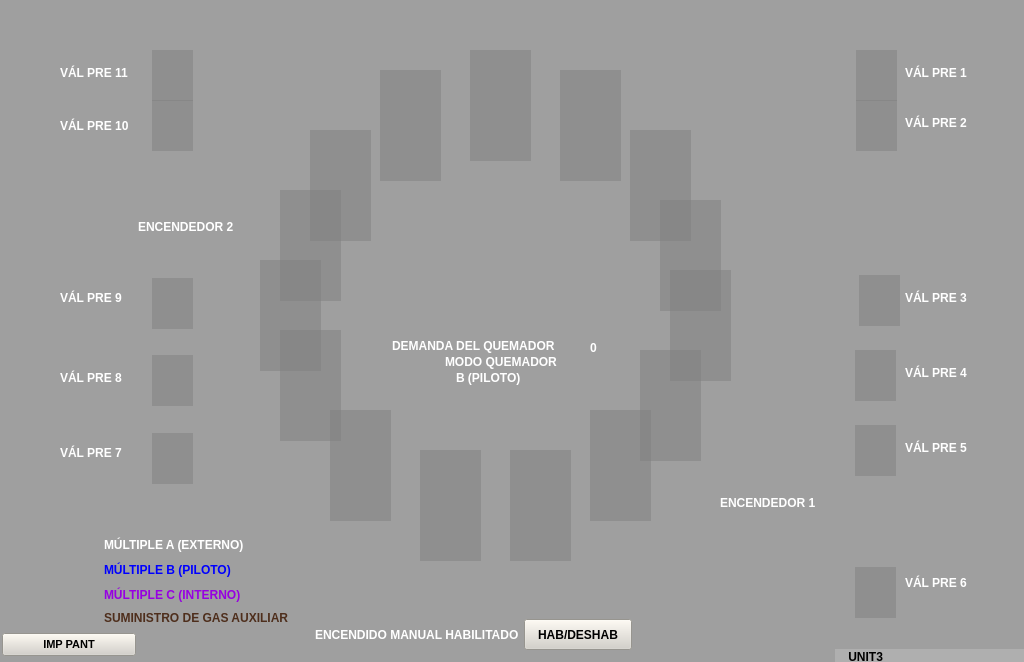
<?xml version="1.0" encoding="UTF-8"?>
<ui version="4.0">
 <class>B8</class>
 <widget class="QWidget" name="B8">
  <property name="geometry">
   <rect>
    <x>0</x>
    <y>0</y>
    <width>1024</width>
    <height>662</height>
   </rect>
  </property>
  <property name="windowTitle">
   <string>Form</string>
  </property>
  <property name="styleSheet">
   <string notr="true">background-color: rgba(128, 128, 128, 128);</string>
  </property>
  <widget class="QLabel" name="lbIMGFondo">
   <property name="geometry">
    <rect>
     <x>0</x>
     <y>0</y>
     <width>1024</width>
     <height>662</height>
    </rect>
   </property>
   <property name="styleSheet">
    <string notr="true">background-color: rgba(255, 255, 255, 0);</string>
   </property>
   <property name="text">
    <string/>
   </property>
   <property name="pixmap">
    <pixmap resource="../Resources.qrc">:/Resources/PNG/B8.png</pixmap>
   </property>
   <property name="scaledContents">
    <bool>true</bool>
   </property>
  </widget>
  <widget class="AWMultiObject" name="aValvula_0">
   <property name="geometry">
    <rect>
     <x>152</x>
     <y>50</y>
     <width>41</width>
     <height>51</height>
    </rect>
   </property>
   <property name="ElementType">
    <enum>AWMultiObject::VALCUAD2</enum>
   </property>
  </widget>
  <widget class="AWMultiObject" name="aValvula_1">
   <property name="geometry">
    <rect>
     <x>152</x>
     <y>100</y>
     <width>41</width>
     <height>51</height>
    </rect>
   </property>
   <property name="ElementType">
    <enum>AWMultiObject::VALCUAD2</enum>
   </property>
  </widget>
  <widget class="AWMultiObject" name="aValvula_2">
   <property name="geometry">
    <rect>
     <x>152</x>
     <y>278</y>
     <width>41</width>
     <height>51</height>
    </rect>
   </property>
   <property name="ElementType">
    <enum>AWMultiObject::VALCUAD2</enum>
   </property>
  </widget>
  <widget class="AWMultiObject" name="aValvula_3">
   <property name="geometry">
    <rect>
     <x>152</x>
     <y>355</y>
     <width>41</width>
     <height>51</height>
    </rect>
   </property>
   <property name="ElementType">
    <enum>AWMultiObject::VALCUAD2</enum>
   </property>
  </widget>
  <widget class="AWMultiObject" name="aValvula_4">
   <property name="geometry">
    <rect>
     <x>152</x>
     <y>433</y>
     <width>41</width>
     <height>51</height>
    </rect>
   </property>
   <property name="ElementType">
    <enum>AWMultiObject::VALCUAD2</enum>
   </property>
  </widget>
  <widget class="AWMultiObject" name="aValvula_5">
   <property name="geometry">
    <rect>
     <x>855</x>
     <y>567</y>
     <width>41</width>
     <height>51</height>
    </rect>
   </property>
   <property name="ElementType">
    <enum>AWMultiObject::VALCUAD2</enum>
   </property>
  </widget>
  <widget class="AWMultiObject" name="aValvula_6">
   <property name="geometry">
    <rect>
     <x>855</x>
     <y>425</y>
     <width>41</width>
     <height>51</height>
    </rect>
   </property>
   <property name="ElementType">
    <enum>AWMultiObject::VALCUAD2</enum>
   </property>
  </widget>
  <widget class="AWMultiObject" name="aValvula_7">
   <property name="geometry">
    <rect>
     <x>855</x>
     <y>350</y>
     <width>41</width>
     <height>51</height>
    </rect>
   </property>
   <property name="ElementType">
    <enum>AWMultiObject::VALCUAD2</enum>
   </property>
  </widget>
  <widget class="AWMultiObject" name="aValvula_8">
   <property name="geometry">
    <rect>
     <x>859</x>
     <y>275</y>
     <width>41</width>
     <height>51</height>
    </rect>
   </property>
   <property name="ElementType">
    <enum>AWMultiObject::VALCUAD2</enum>
   </property>
  </widget>
  <widget class="AWMultiObject" name="aValvula_9">
   <property name="geometry">
    <rect>
     <x>856</x>
     <y>100</y>
     <width>41</width>
     <height>51</height>
    </rect>
   </property>
   <property name="ElementType">
    <enum>AWMultiObject::VALCUAD2</enum>
   </property>
  </widget>
  <widget class="AWMultiObject" name="aValvula_10">
   <property name="geometry">
    <rect>
     <x>856</x>
     <y>50</y>
     <width>41</width>
     <height>51</height>
    </rect>
   </property>
   <property name="ElementType">
    <enum>AWMultiObject::VALCUAD2</enum>
   </property>
  </widget>
  <widget class="QPushButton" name="btnIMPPant">
   <property name="geometry">
    <rect>
     <x>2</x>
     <y>633</y>
     <width>134</width>
     <height>23</height>
    </rect>
   </property>
   <property name="font">
    <font>
     <pointsize>8</pointsize>
     <weight>75</weight>
     <bold>true</bold>
    </font>
   </property>
   <property name="styleSheet">
    <string notr="true">background-color: rgb(212, 208, 200);</string>
   </property>
   <property name="text">
    <string>IMP PANT</string>
   </property>
  </widget>
  <widget class="QLabel" name="lbUnit3">
   <property name="geometry">
    <rect>
     <x>835</x>
     <y>649</y>
     <width>190</width>
     <height>15</height>
    </rect>
   </property>
   <property name="font">
    <font>
     <weight>75</weight>
     <bold>true</bold>
    </font>
   </property>
   <property name="styleSheet">
    <string notr="true">background-color: rgb(175, 175, 175);</string>
   </property>
   <property name="text">
    <string>    UNIT3</string>
   </property>
  </widget>
  <widget class="QLabel" name="lbTexto_0">
   <property name="geometry">
    <rect>
     <x>392</x>
     <y>338</y>
     <width>171</width>
     <height>16</height>
    </rect>
   </property>
   <property name="font">
    <font>
     <pointsize>9</pointsize>
     <weight>75</weight>
     <bold>true</bold>
    </font>
   </property>
   <property name="styleSheet">
    <string notr="true">color: rgb(255, 255, 255);
background-color: rgba(255, 255, 255, 0);</string>
   </property>
   <property name="text">
    <string>DEMANDA DEL QUEMADOR</string>
   </property>
  </widget>
  <widget class="QLabel" name="lbTexto_1">
   <property name="geometry">
    <rect>
     <x>445</x>
     <y>354</y>
     <width>171</width>
     <height>16</height>
    </rect>
   </property>
   <property name="font">
    <font>
     <pointsize>9</pointsize>
     <weight>75</weight>
     <bold>true</bold>
    </font>
   </property>
   <property name="styleSheet">
    <string notr="true">color: rgb(255, 255, 255);
background-color: rgba(255, 255, 255, 0);</string>
   </property>
   <property name="text">
    <string>MODO QUEMADOR</string>
   </property>
  </widget>
  <widget class="QLabel" name="lbTexto_2">
   <property name="geometry">
    <rect>
     <x>456</x>
     <y>370</y>
     <width>171</width>
     <height>16</height>
    </rect>
   </property>
   <property name="font">
    <font>
     <pointsize>9</pointsize>
     <weight>75</weight>
     <bold>true</bold>
    </font>
   </property>
   <property name="styleSheet">
    <string notr="true">color: rgb(255, 255, 255);
background-color: rgba(255, 255, 255, 0);</string>
   </property>
   <property name="text">
    <string>B (PILOTO)</string>
   </property>
  </widget>
  <widget class="QLabel" name="lbValor_0">
   <property name="geometry">
    <rect>
     <x>590</x>
     <y>340</y>
     <width>81</width>
     <height>16</height>
    </rect>
   </property>
   <property name="font">
    <font>
     <pointsize>9</pointsize>
     <weight>75</weight>
     <bold>true</bold>
    </font>
   </property>
   <property name="styleSheet">
    <string notr="true">color: rgb(255, 255, 255);
background-color: rgba(255, 255, 255, 0);</string>
   </property>
   <property name="text">
    <string>0</string>
   </property>
  </widget>
  <widget class="QLabel" name="lbTexto_3">
   <property name="geometry">
    <rect>
     <x>60</x>
     <y>65</y>
     <width>171</width>
     <height>16</height>
    </rect>
   </property>
   <property name="font">
    <font>
     <pointsize>9</pointsize>
     <weight>75</weight>
     <bold>true</bold>
    </font>
   </property>
   <property name="styleSheet">
    <string notr="true">color: rgb(255, 255, 255);
background-color: rgba(255, 255, 255, 0);</string>
   </property>
   <property name="text">
    <string>VÁL PRE 11</string>
   </property>
  </widget>
  <widget class="QLabel" name="lbTexto_4">
   <property name="geometry">
    <rect>
     <x>60</x>
     <y>118</y>
     <width>171</width>
     <height>16</height>
    </rect>
   </property>
   <property name="font">
    <font>
     <pointsize>9</pointsize>
     <weight>75</weight>
     <bold>true</bold>
    </font>
   </property>
   <property name="styleSheet">
    <string notr="true">color: rgb(255, 255, 255);
background-color: rgba(255, 255, 255, 0);</string>
   </property>
   <property name="text">
    <string>VÁL PRE 10</string>
   </property>
  </widget>
  <widget class="QLabel" name="lbTexto_5">
   <property name="geometry">
    <rect>
     <x>60</x>
     <y>290</y>
     <width>171</width>
     <height>16</height>
    </rect>
   </property>
   <property name="font">
    <font>
     <pointsize>9</pointsize>
     <weight>75</weight>
     <bold>true</bold>
    </font>
   </property>
   <property name="styleSheet">
    <string notr="true">color: rgb(255, 255, 255);
background-color: rgba(255, 255, 255, 0);</string>
   </property>
   <property name="text">
    <string>VÁL PRE 9</string>
   </property>
  </widget>
  <widget class="QLabel" name="lbTexto_6">
   <property name="geometry">
    <rect>
     <x>138</x>
     <y>219</y>
     <width>171</width>
     <height>16</height>
    </rect>
   </property>
   <property name="font">
    <font>
     <pointsize>9</pointsize>
     <weight>75</weight>
     <bold>true</bold>
    </font>
   </property>
   <property name="styleSheet">
    <string notr="true">color: rgb(255, 255, 255);
background-color: rgba(255, 255, 255, 0);</string>
   </property>
   <property name="text">
    <string>ENCENDEDOR 2</string>
   </property>
  </widget>
  <widget class="QLabel" name="lbTexto_7">
   <property name="geometry">
    <rect>
     <x>60</x>
     <y>370</y>
     <width>171</width>
     <height>16</height>
    </rect>
   </property>
   <property name="font">
    <font>
     <pointsize>9</pointsize>
     <weight>75</weight>
     <bold>true</bold>
    </font>
   </property>
   <property name="styleSheet">
    <string notr="true">color: rgb(255, 255, 255);
background-color: rgba(255, 255, 255, 0);</string>
   </property>
   <property name="text">
    <string>VÁL PRE 8</string>
   </property>
  </widget>
  <widget class="QLabel" name="lbTexto_8">
   <property name="geometry">
    <rect>
     <x>60</x>
     <y>445</y>
     <width>171</width>
     <height>16</height>
    </rect>
   </property>
   <property name="font">
    <font>
     <pointsize>9</pointsize>
     <weight>75</weight>
     <bold>true</bold>
    </font>
   </property>
   <property name="styleSheet">
    <string notr="true">color: rgb(255, 255, 255);
background-color: rgba(255, 255, 255, 0);</string>
   </property>
   <property name="text">
    <string>VÁL PRE 7</string>
   </property>
  </widget>
  <widget class="QLabel" name="lbTexto_9">
   <property name="geometry">
    <rect>
     <x>720</x>
     <y>495</y>
     <width>171</width>
     <height>16</height>
    </rect>
   </property>
   <property name="font">
    <font>
     <pointsize>9</pointsize>
     <weight>75</weight>
     <bold>true</bold>
    </font>
   </property>
   <property name="styleSheet">
    <string notr="true">color: rgb(255, 255, 255);
background-color: rgba(255, 255, 255, 0);</string>
   </property>
   <property name="text">
    <string>ENCENDEDOR 1</string>
   </property>
  </widget>
  <widget class="QLabel" name="lbTexto_10">
   <property name="geometry">
    <rect>
     <x>905</x>
     <y>440</y>
     <width>171</width>
     <height>16</height>
    </rect>
   </property>
   <property name="font">
    <font>
     <pointsize>9</pointsize>
     <weight>75</weight>
     <bold>true</bold>
    </font>
   </property>
   <property name="styleSheet">
    <string notr="true">color: rgb(255, 255, 255);
background-color: rgba(255, 255, 255, 0);</string>
   </property>
   <property name="text">
    <string>VÁL PRE 5</string>
   </property>
  </widget>
  <widget class="QLabel" name="lbTexto_11">
   <property name="geometry">
    <rect>
     <x>905</x>
     <y>365</y>
     <width>171</width>
     <height>16</height>
    </rect>
   </property>
   <property name="font">
    <font>
     <pointsize>9</pointsize>
     <weight>75</weight>
     <bold>true</bold>
    </font>
   </property>
   <property name="styleSheet">
    <string notr="true">color: rgb(255, 255, 255);
background-color: rgba(255, 255, 255, 0);</string>
   </property>
   <property name="text">
    <string>VÁL PRE 4</string>
   </property>
  </widget>
  <widget class="QLabel" name="lbTexto_12">
   <property name="geometry">
    <rect>
     <x>905</x>
     <y>290</y>
     <width>171</width>
     <height>16</height>
    </rect>
   </property>
   <property name="font">
    <font>
     <pointsize>9</pointsize>
     <weight>75</weight>
     <bold>true</bold>
    </font>
   </property>
   <property name="styleSheet">
    <string notr="true">color: rgb(255, 255, 255);
background-color: rgba(255, 255, 255, 0);</string>
   </property>
   <property name="text">
    <string>VÁL PRE 3</string>
   </property>
  </widget>
  <widget class="QLabel" name="lbTexto_13">
   <property name="geometry">
    <rect>
     <x>905</x>
     <y>115</y>
     <width>171</width>
     <height>16</height>
    </rect>
   </property>
   <property name="font">
    <font>
     <pointsize>9</pointsize>
     <weight>75</weight>
     <bold>true</bold>
    </font>
   </property>
   <property name="styleSheet">
    <string notr="true">color: rgb(255, 255, 255);
background-color: rgba(255, 255, 255, 0);</string>
   </property>
   <property name="text">
    <string>VÁL PRE 2</string>
   </property>
  </widget>
  <widget class="QLabel" name="lbTexto_14">
   <property name="geometry">
    <rect>
     <x>905</x>
     <y>65</y>
     <width>171</width>
     <height>16</height>
    </rect>
   </property>
   <property name="font">
    <font>
     <pointsize>9</pointsize>
     <weight>75</weight>
     <bold>true</bold>
    </font>
   </property>
   <property name="styleSheet">
    <string notr="true">color: rgb(255, 255, 255);
background-color: rgba(255, 255, 255, 0);</string>
   </property>
   <property name="text">
    <string>VÁL PRE 1</string>
   </property>
  </widget>
  <widget class="QLabel" name="lbTexto_15">
   <property name="geometry">
    <rect>
     <x>905</x>
     <y>575</y>
     <width>171</width>
     <height>16</height>
    </rect>
   </property>
   <property name="font">
    <font>
     <pointsize>9</pointsize>
     <weight>75</weight>
     <bold>true</bold>
    </font>
   </property>
   <property name="styleSheet">
    <string notr="true">color: rgb(255, 255, 255);
background-color: rgba(255, 255, 255, 0);</string>
   </property>
   <property name="text">
    <string>VÁL PRE 6</string>
   </property>
  </widget>
  <widget class="QLabel" name="lbTexto_16">
   <property name="geometry">
    <rect>
     <x>315</x>
     <y>625</y>
     <width>251</width>
     <height>20</height>
    </rect>
   </property>
   <property name="font">
    <font>
     <pointsize>9</pointsize>
     <weight>75</weight>
     <bold>true</bold>
    </font>
   </property>
   <property name="styleSheet">
    <string notr="true">color: rgb(255, 255, 255);
background-color: rgba(255, 255, 255, 0);</string>
   </property>
   <property name="text">
    <string>ENCENDIDO MANUAL HABILITADO</string>
   </property>
  </widget>
  <widget class="QPushButton" name="btnIMPPant_2">
   <property name="geometry">
    <rect>
     <x>524</x>
     <y>619</y>
     <width>108</width>
     <height>31</height>
    </rect>
   </property>
   <property name="font">
    <font>
     <pointsize>9</pointsize>
     <weight>75</weight>
     <bold>true</bold>
    </font>
   </property>
   <property name="styleSheet">
    <string notr="true">background-color: rgb(212, 208, 200);</string>
   </property>
   <property name="text">
    <string>HAB/DESHAB</string>
   </property>
  </widget>
  <widget class="QLabel" name="lbTexto_17">
   <property name="geometry">
    <rect>
     <x>104</x>
     <y>535</y>
     <width>251</width>
     <height>20</height>
    </rect>
   </property>
   <property name="font">
    <font>
     <pointsize>9</pointsize>
     <weight>75</weight>
     <bold>true</bold>
    </font>
   </property>
   <property name="styleSheet">
    <string notr="true">color: rgb(255, 255, 255);
background-color: rgba(255, 255, 255, 0);</string>
   </property>
   <property name="text">
    <string>MÚLTIPLE A (EXTERNO)</string>
   </property>
  </widget>
  <widget class="QLabel" name="lbTexto_18">
   <property name="geometry">
    <rect>
     <x>104</x>
     <y>560</y>
     <width>251</width>
     <height>20</height>
    </rect>
   </property>
   <property name="font">
    <font>
     <pointsize>9</pointsize>
     <weight>75</weight>
     <bold>true</bold>
    </font>
   </property>
   <property name="styleSheet">
    <string notr="true">color: rgb(0, 0, 255);
background-color: rgba(255, 255, 255, 0);</string>
   </property>
   <property name="text">
    <string>MÚLTIPLE B (PILOTO)</string>
   </property>
  </widget>
  <widget class="QLabel" name="lbTexto_19">
   <property name="geometry">
    <rect>
     <x>104</x>
     <y>585</y>
     <width>251</width>
     <height>20</height>
    </rect>
   </property>
   <property name="font">
    <font>
     <pointsize>9</pointsize>
     <weight>75</weight>
     <bold>true</bold>
    </font>
   </property>
   <property name="styleSheet">
    <string notr="true">color: rgb(151, 0, 226);
background-color: rgba(255, 255, 255, 0);</string>
   </property>
   <property name="text">
    <string>MÚLTIPLE C (INTERNO)</string>
   </property>
  </widget>
  <widget class="QLabel" name="lbTexto_20">
   <property name="geometry">
    <rect>
     <x>104</x>
     <y>608</y>
     <width>251</width>
     <height>20</height>
    </rect>
   </property>
   <property name="font">
    <font>
     <pointsize>9</pointsize>
     <weight>75</weight>
     <bold>true</bold>
    </font>
   </property>
   <property name="styleSheet">
    <string notr="true">color: rgb(78,46, 28);
background-color: rgba(255, 255, 255, 0);</string>
   </property>
   <property name="text">
    <string>SUMINISTRO DE GAS AUXILIAR</string>
   </property>
  </widget>
  <widget class="Ventilador" name="ventilador">
   <property name="geometry">
    <rect>
     <x>280</x>
     <y>330</y>
     <width>61</width>
     <height>111</height>
    </rect>
   </property>
  </widget>
  <widget class="Ventilador" name="ventilador7">
   <property name="geometry">
    <rect>
     <x>260</x>
     <y>260</y>
     <width>61</width>
     <height>111</height>
    </rect>
   </property>
  </widget>
  <widget class="Ventilador" name="ventilador8">
   <property name="geometry">
    <rect>
     <x>280</x>
     <y>190</y>
     <width>61</width>
     <height>111</height>
    </rect>
   </property>
  </widget>
  <widget class="Ventilador" name="ventilador9">
   <property name="geometry">
    <rect>
     <x>310</x>
     <y>130</y>
     <width>61</width>
     <height>111</height>
    </rect>
   </property>
  </widget>
  <widget class="Ventilador" name="ventilador10">
   <property name="geometry">
    <rect>
     <x>380</x>
     <y>70</y>
     <width>61</width>
     <height>111</height>
    </rect>
   </property>
  </widget>
  <widget class="Ventilador" name="ventilador11">
   <property name="geometry">
    <rect>
     <x>470</x>
     <y>50</y>
     <width>61</width>
     <height>111</height>
    </rect>
   </property>
  </widget>
  <widget class="Ventilador" name="ventilador12">
   <property name="geometry">
    <rect>
     <x>560</x>
     <y>70</y>
     <width>61</width>
     <height>111</height>
    </rect>
   </property>
  </widget>
  <widget class="Ventilador" name="ventilador13">
   <property name="geometry">
    <rect>
     <x>630</x>
     <y>130</y>
     <width>61</width>
     <height>111</height>
    </rect>
   </property>
  </widget>
  <widget class="Ventilador" name="ventilador14">
   <property name="geometry">
    <rect>
     <x>660</x>
     <y>200</y>
     <width>61</width>
     <height>111</height>
    </rect>
   </property>
  </widget>
  <widget class="Ventilador" name="ventilador1">
   <property name="geometry">
    <rect>
     <x>670</x>
     <y>270</y>
     <width>61</width>
     <height>111</height>
    </rect>
   </property>
  </widget>
  <widget class="Ventilador" name="ventilador2">
   <property name="geometry">
    <rect>
     <x>640</x>
     <y>350</y>
     <width>61</width>
     <height>111</height>
    </rect>
   </property>
  </widget>
  <widget class="Ventilador" name="ventilador3">
   <property name="geometry">
    <rect>
     <x>590</x>
     <y>410</y>
     <width>61</width>
     <height>111</height>
    </rect>
   </property>
  </widget>
  <widget class="Ventilador" name="ventilador4">
   <property name="geometry">
    <rect>
     <x>510</x>
     <y>450</y>
     <width>61</width>
     <height>111</height>
    </rect>
   </property>
  </widget>
  <widget class="Ventilador" name="ventilador5">
   <property name="geometry">
    <rect>
     <x>420</x>
     <y>450</y>
     <width>61</width>
     <height>111</height>
    </rect>
   </property>
  </widget>
  <widget class="Ventilador" name="ventilador6">
   <property name="geometry">
    <rect>
     <x>330</x>
     <y>410</y>
     <width>61</width>
     <height>111</height>
    </rect>
   </property>
  </widget>
 </widget>
 <customwidgets>
  <customwidget>
   <class>AWMultiObject</class>
   <extends>QWidget</extends>
   <header>awmultiobject.h</header>
  </customwidget>
  <customwidget>
   <class>Ventilador</class>
   <extends>QWidget</extends>
   <header>ventilador.h</header>
  </customwidget>
 </customwidgets>
 <resources>
  <include location="../Resources.qrc"/>
 </resources>
 <connections/>
</ui>
